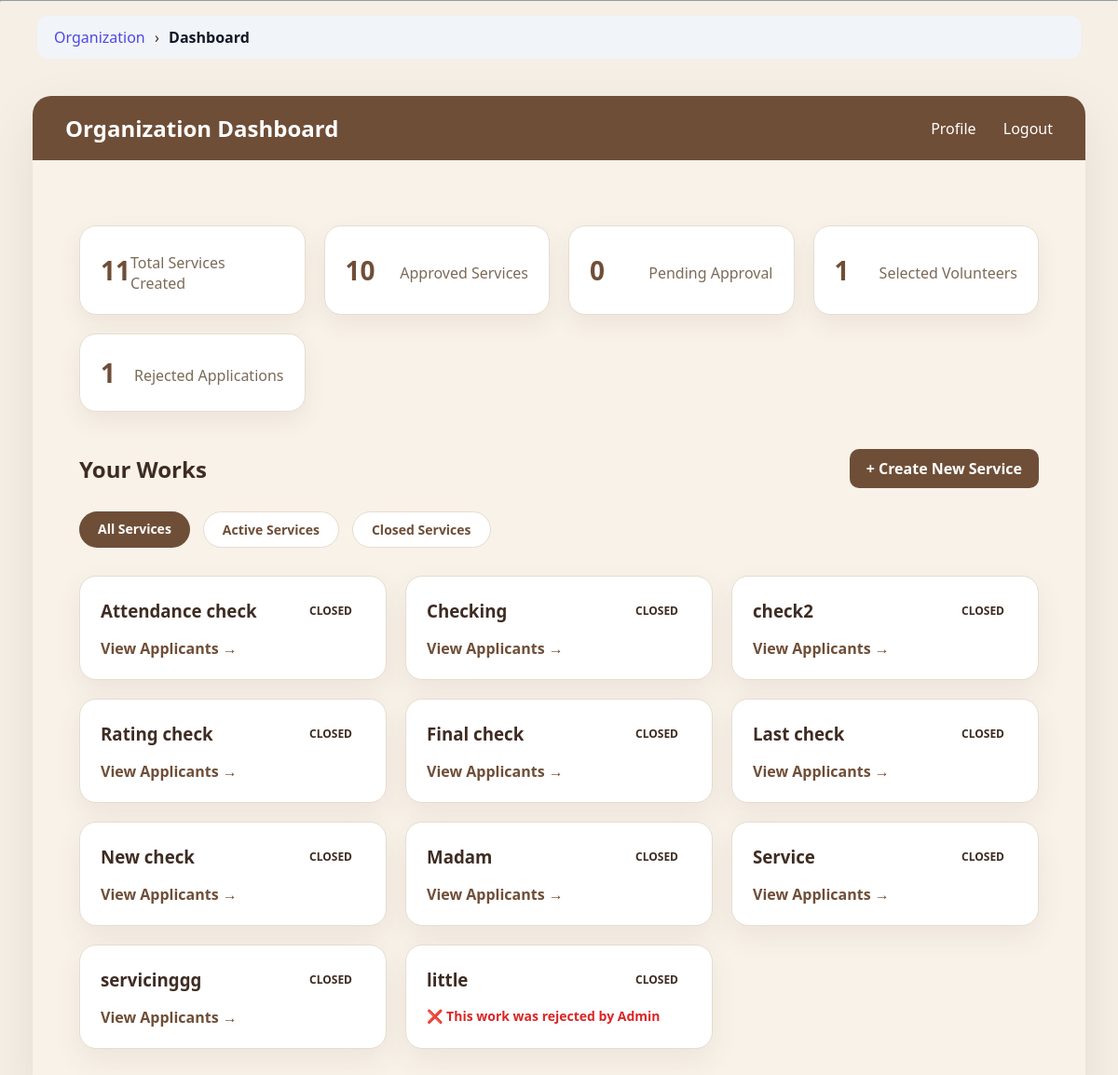
Before: /organization/dashboard/ (signed in) with the older database file.
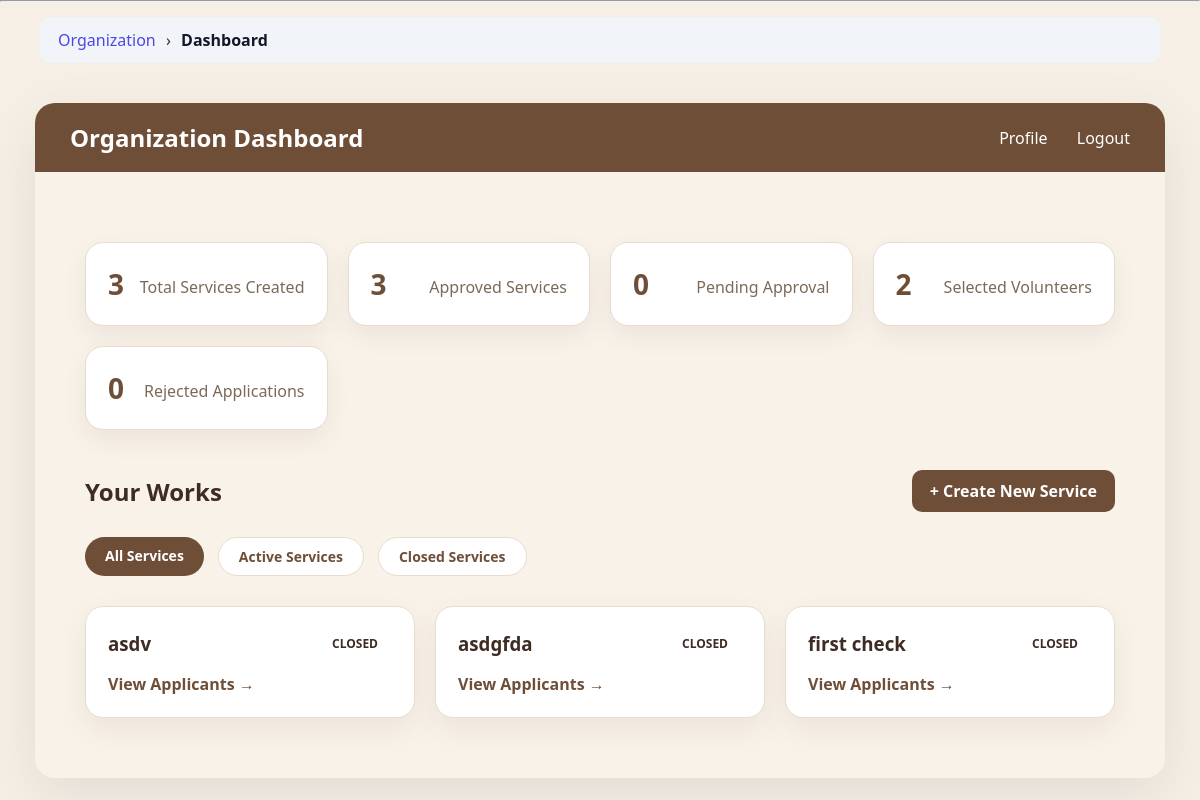
After: the same page with the newer database file.
### app1/models.py (models this page shows, shortened)
class Service(models.Model):
    STATUS_CHOICES = (
        ('PENDING', 'Pending'),
        ('APPROVED', 'Approved'),
        ('REJECTED', 'Rejected'),
        ('COMPLETED', 'Completed'),
    )
    title = models.CharField(max_length=200)
    description = models.TextField()
    location = models.CharField(max_length=100)
    start_date = models.DateField()
    end_date = models.DateField()
    reminder_sent = models.BooleanField(default=False)
    max_volunteers = models.IntegerField()
    coordinators = models.JSONField(default=list, blank=True)
    GENDER_PREF = (
        ("ANY", "Any"),
        ("MALE", "Male"),
        ("FEMALE", "Female"),
    )
    required_gender = models.CharField(
        max_length=10,
        choices=GENDER_PREF,
        default="ANY"
    )
    required_year = models.CharField(
        max_length=20,
        blank=True,
        null=True
    )
    organization = models.ForeignKey(
        Organization,
        on_delete=models.CASCADE
    )
    organization_name = models.CharField(
        max_length=200,
        blank=True
    )
    status = models.CharField(
        max_length=20,
        choices=STATUS_CHOICES,
        default='PENDING'
    )
    authorization_letter = models.FileField(
        upload_to="service_letters/",
        null=True,
        blank=True
    )
    created_at = models.DateTimeField(auto_now_add=True)

### app1/views.py (the view)
# urls.py: path('organization/dashboard/', views.organization_dashboard_page, name='organization_dashboard'),
@login_required
def organization_dashboard_page(request):
    if request.user.role != "ORGANIZATION":
        return redirect("login")
    org = request.user.organization
    status_filter = request.GET.get("status")
    today = timezone.now().date()
    services = Service.objects.filter(organization=org)
    for service in services:
        if service.start_date <= today <= service.end_date:
            service.dynamic_status = "ACTIVE"
        elif today > service.end_date:
            service.dynamic_status = "CLOSED"
        else:
            service.dynamic_status = "UPCOMING"
    approved_count = services.filter(status="APPROVED").count()
    pending_count = services.filter(status="PENDING").count()
    status_filter = request.GET.get("status")
    if status_filter:
        services = [
            s for s in services
            if s.dynamic_status.lower() == status_filter.lower()
        ]
    total_applicants = Application.objects.filter(
        service__organization=org
    ).count()
    total_selected = Application.objects.filter(
        service__organization=org,
        status="SELECTED"
    ).count()
    total_completed = Application.objects.filter(
        service__organization=org,
        status="COMPLETED"
    ).count()
    org = request.user.organization
    rejected_count = Service.objects.filter(
        organization=org,
        status="REJECTED"
    ).count()
    context = {
        "services": services,
        "approved_count": approved_count,
        "pending_count": pending_count,
        "total_applicants": total_applicants,
        "total_selected": total_selected,
        "total_completed": total_completed,
        "status_filter": status_filter,
        "today": today,
        "rejected_count": rejected_count,
    }
    return render(
        request,
        "organization/dashboard.html",
        context
    )

### app1/templatetags/breadcrumbs.py (called while the page is built)
@register.simple_tag(takes_context=True)
def generate_breadcrumbs(context):
    request = context['request']
    path = request.path.strip('/')
    parts = path.split('/')
    breadcrumbs = []
    url = ""
    for part in parts:
        url += "/" + part
        name = part.replace('-', ' ').replace('_', ' ').title()
        if part == "organization":
            breadcrumbs.append(("Organization", reverse("organization_dashboard")))
        elif part == "volunteer":
            breadcrumbs.append(("Volunteer", reverse("volunteer_dashboard")))
        elif part == "admin_panel":
            breadcrumbs.append(("Admin Panel", reverse("admin_dashboard")))
        elif part == "service" or part.isdigit():
            breadcrumbs.append(("", reverse("organization_dashboard")))
        else:
            breadcrumbs.append((name, url + "/"))
    return breadcrumbs

### app1/templates/organization/dashboard.html (shortened to what this page needs)
{% extends "base.html" %}
{% load static %}
{% block content %}
<div class="page-wrapper">
    <div class="top-nav">
        <div class="nav-left">
            <h2>Organization Dashboard</h2>
        </div>
        <div class="nav-right">
            <a href="{% url 'organization_profile' %}">Profile</a>
            <a href="{% url 'logout' %}">Logout</a>
        </div>
    </div>
    <div class="dashboard-container">
        <div class="stats-grid">
            <div class="stat-card">
                <h3>{{ services|length }}</h3>
                <p>Total Services Created</p>
            </div>
            <div class="stat-card">
                <h3>{{ approved_count }}</h3>
                <p>Approved Services</p>
            </div>
            <div class="stat-card">
                <h3>{{ pending_count }}</h3>
                <p>Pending Approval</p>
            </div>
            <div class="stat-card">
                <h3>{{ total_selected }}</h3>
                <p>Selected Volunteers</p>
            </div>
            <div class="stat-card">
                <h3>{{ rejected_count }}</h3>
                <p>Rejected Applications</p>
            </div>
        </div>
        <div class="dashboard-header">
            <h2>Your Works</h2>
            <a href="{% url 'create_service' %}" class="btn-primary">
                + Create New Service
            </a>
        </div>
        <div class="filter-buttons">
            <a href="{% url 'organization_dashboard' %}"
               class="{% if not status_filter %}active-filter{% endif %}">
                All Services
            </a>
            <a href="?status=active"
               class="{% if status_filter == 'active' %}active-filter{% endif %}">
                Active Services
            </a>
            <a href="?status=closed"
               class="{% if status_filter == 'closed' %}active-filter{% endif %}">
                Closed Services
            </a>
        </div>
        <div class="services-grid">
            {% for s in services %}
            <div class="service-card">
                <div class="card-header">
                    <h3>
                        <a href="{% url 'organization_service_detail' s.id %}"
                           style="text-decoration:none;color:inherit;">
                            {{ s.title }}
                        </a>
                    </h3>
                    <span class="status {{ s.dynamic_status|lower }}">
                        {{ s.dynamic_status }}
                    </span>
                </div>
                {% if s.status == "APPROVED" %}
                    <a href="{% url 'org_view_applicants' s.id %}" class="view-link">
                        View Applicants →
                    </a>
                {% elif s.status == "REJECTED" %}
                    <p style="color:#dc2626;font-weight:600;font-size:14px;">
                        ❌ This work was rejected by Admin
                    </p>
                {% else %}
                    <p style="color:#9ca3af;font-size:14px;">
                        ⏳ Waiting for admin approval
                    </p>
                {% endif %}
            </div>
            {% empty %}
            <p class="empty-text">No works created yet 🚀</p>
            {% endfor %}
        </div>
    </div>
</div>
{% endblock %}

Changed rows visible on the page:
removed Service: title "Attendance check", dynamic_status "CLOSED", status "View Applicants →"
removed Service: title "Checking", dynamic_status "CLOSED", status "View Applicants →"
removed Service: title "check2", dynamic_status "CLOSED", status "View Applicants →"
removed Service: title "Rating check", dynamic_status "CLOSED", status "View Applicants →"
removed Service: title "Final check", dynamic_status "CLOSED", status "View Applicants →"
removed Service: title "Last check", dynamic_status "CLOSED", status "View Applicants →"
removed Service: title "New check", dynamic_status "CLOSED", status "View Applicants →"
removed Service: title "Madam", dynamic_status "CLOSED", status "View Applicants →"
removed Service: title "Service", dynamic_status "CLOSED", status "View Applicants →"
removed Service: title "servicinggg", dynamic_status "CLOSED", status "View Applicants →"
removed Service: title "little", dynamic_status "CLOSED", status "❌ This work was rejected by Admin"
added Service: title "asdv", dynamic_status "CLOSED", status "View Applicants →"
added Service: title "asdgfda", dynamic_status "CLOSED", status "View Applicants →"
added Service: title "first check", dynamic_status "CLOSED", status "View Applicants →"
Other visible differences:
{{ services|length }}: "11" → "3"
{{ approved_count }}: "10" → "3"
{{ total_selected }}: "1" → "2"
{{ rejected_count }}: "1" → "0"
